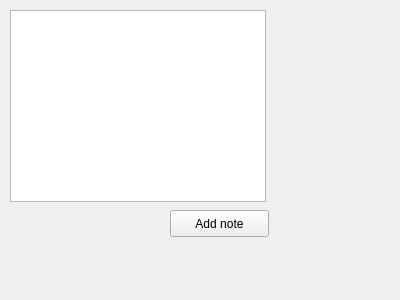
<?xml version="1.0" encoding="UTF-8"?>
<ui version="4.0">
 <class>NotesBrowserForm</class>
 <widget class="QWidget" name="NotesBrowserForm">
  <property name="geometry">
   <rect>
    <x>0</x>
    <y>0</y>
    <width>400</width>
    <height>300</height>
   </rect>
  </property>
  <property name="windowTitle">
   <string>Form</string>
  </property>
  <widget class="QListView" name="listView">
   <property name="geometry">
    <rect>
     <x>10</x>
     <y>10</y>
     <width>256</width>
     <height>192</height>
    </rect>
   </property>
  </widget>
  <widget class="QPushButton" name="pushButton">
   <property name="geometry">
    <rect>
     <x>170</x>
     <y>210</y>
     <width>99</width>
     <height>27</height>
    </rect>
   </property>
   <property name="text">
    <string>Add note</string>
   </property>
  </widget>
 </widget>
 <resources/>
 <connections/>
</ui>
